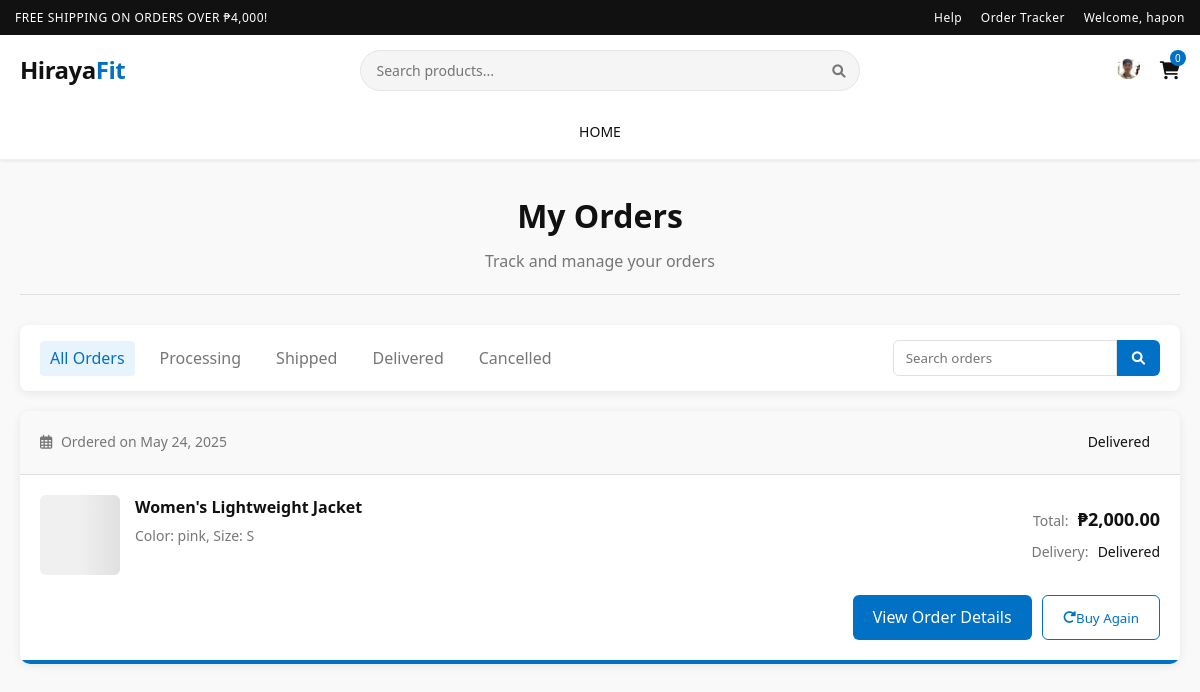
Screenshot of /orders.php (signed in) with the database file from the repository.
### tables this page shows
CREATE TABLE `users` (
  `id` int(11) NOT NULL,
  `fullname` varchar(100) NOT NULL,
  `email` varchar(100) NOT NULL,
  `username` varchar(50) NOT NULL,
  `password` varchar(255) NOT NULL,
  `address` text DEFAULT NULL,
  `phone` varchar(20) DEFAULT NULL,
  `profile_image` varchar(255) DEFAULT NULL,
  `is_active` tinyint(1) DEFAULT 0,
  `remember_token` varchar(64) DEFAULT NULL,
  `last_login` timestamp NULL DEFAULT NULL,
  `otp_code` varchar(6) DEFAULT NULL,
  `otp_purpose` enum('PASSWORD_RESET','EMAIL_VERIFICATION','LOGIN') DEFAULT NULL,
  `otp_created_at` timestamp NULL DEFAULT NULL,
  `otp_expires_at` timestamp NULL DEFAULT NULL,
  `otp_is_used` tinyint(1) DEFAULT 0,
  `created_at` timestamp NOT NULL DEFAULT current_timestamp(),
  `updated_at` timestamp NOT NULL DEFAULT current_timestamp() ON UPDATE current_timestamp()
);

### orders.php (the view, shortened to what this page needs)
<?php
include 'db_connect.php';
$loggedIn = isset($_SESSION['user_id']);
$user = null;
$stmt = $conn->prepare("SELECT id, fullname, username, email, address, phone, profile_image FROM users WHERE id = ?");
$stmt->bind_param("i", $_SESSION['user_id']);
$stmt->execute();
$result = $stmt->get_result();
if ($result->num_rows > 0) {
    $user = $result->fetch_assoc();
}
function loadUserTransactions($userId) {
    $transactions = [];
    if (file_exists('transaction.xml')) {
        $xml = simplexml_load_file('transaction.xml');
        foreach ($xml->transaction as $transaction) {
            if ((int) $transaction->user_id == $userId) {
                $transactions[] = [
                    'transaction_id' => (string) $transaction->transaction_id,
                    'transaction_date' => (string) $transaction->transaction_date,
                    'status' => (string) $transaction->status,
                    'subtotal' => (float) $transaction->subtotal,
                    'shipping_fee' => (float) $transaction->shipping_fee,
                    'total_amount' => (float) $transaction->total_amount,
                    'payment_method' => isset($transaction->payment_method) ? (string) $transaction->payment_method : '',
                    'shipping_info' => isset($transaction->shipping_info) ? parseShippingInfo($transaction->shipping_info) : null,
                    'items' => parseTransactionItems($transaction->items),
                    'item_count' => count($transaction->items->item)
                ];
            }
        }
        usort($transactions, function($a, $b) {
            return strtotime($b['transaction_date']) - strtotime($a['transaction_date']);
        });
    }
    return $transactions;
}
function parseShippingInfo($shippingNode) {
    return [
        'fullname' => (string) $shippingNode->fullname,
        'email' => (string) $shippingNode->email,
        'phone' => (string) $shippingNode->phone,
        'address' => (string) $shippingNode->address,
        'city' => (string) $shippingNode->city,
        'postal_code' => (string) $shippingNode->postal_code,
        'notes' => (string) $shippingNode->notes
    ];
}
function parseTransactionItems($itemsNode) {
    $items = [];
    foreach ($itemsNode->item as $item) {
        $items[] = [
            'product_id' => (string) $item->product_id,
            'product_name' => (string) $item->product_name,
            'price' => (float) $item->price,
            'quantity' => (int) $item->quantity,
            'color' => (string) $item->color,
            'size' => (string) $item->size,
            'subtotal' => (float) $item->subtotal
        ];
    }
    return $items;
}
function formatOrderStatus($status) {
    switch ($status) {
        case 'delivered':
            return '<span class="status-badge delivered">Delivered</span>';
    }
}
$transactions = loadUserTransactions($_SESSION['user_id']);
$viewingOrder = false;
$currentOrder = null;
function getExpectedDelivery($status, $orderDate) {
    switch ($status) {
        case 'delivered':
            return 'Delivered';
    }
}
function getProgressValue($status) {
    switch ($status) {
        case 'delivered':
            return 100;
    }
}
?>
<!DOCTYPE html>
<html lang="en">
<head>
    <link href="https://cdnjs.cloudflare.com/ajax/libs/font-awesome/6.0.0-beta3/css/all.min.css" rel="stylesheet">
    <link rel="stylesheet" href="style/usershop.css">
    <link rel="stylesheet" href="style/orders.css">
</head>
<body>
    <div class="top-bar">
        <div class="container">
            <div>FREE SHIPPING ON ORDERS OVER ₱4,000!</div>
            <div>
                <a href="#">Help</a>
                <a href="#">Order Tracker</a>
                <?php if (!$loggedIn): ?>
                    <a href="login.php">Sign In</a>
                    <a href="register.php">Register</a>
                <?php else: ?>
                    <a href="#">Welcome, <?php echo $user['username']; ?></a>
                <?php endif; ?>
            </div>
        </div>
    </div>
    <header class="header">
        <div class="container">
            <div class="navbar">
                <a href="index.php" class="logo">Hiraya<span>Fit</span></a>
                <div class="search-bar">
                    <input type="text" id="searchInput" placeholder="Search products...">
                    <button onclick="searchProducts()"><i class="fas fa-search"></i></button>
                </div>
                <div class="nav-icons">
                    <?php if ($loggedIn): ?>
                        <div class="account-dropdown" id="accountDropdown">
                            <a href="#" id="accountBtn">
                                <?php if (!empty($user['profile_image'])): ?>
                                    <img src="uploads/profiles/<?php echo $user['profile_image']; ?>" alt="Profile"
                                        class="mini-avatar">
                                <?php else: ?>
                                    <i class="fas fa-user-circle"></i>
                                <?php endif; ?>
                            </a>
                        </div>
                    <?php else: ?>
                        <a href="login.php"><i class="fas fa-user-circle"></i></a>
                    <?php endif; ?>
                    <a href="cart.php" id="cartBtn">
                        <i class="fas fa-shopping-cart"></i>
                        <span class="cart-count" id="cartCount">
                            <?php echo isset($_SESSION['cart_count']) ? $_SESSION['cart_count'] : 0; ?>
                        </span>
                    </a>
                </div>
            </div>
        </div>
        <nav class="main-nav" id="mainNav">
            <a   href="usershop.php">HOME</a>
        </nav>
    </header>
    <section class="orders-section">
        <div class="container">
            <div class="page-header">
                <h1>My Orders</h1>
                <p>Track and manage your orders</p>
            </div>
            <?php if (empty($transactions)): ?>
                <div class="no-orders">
                    <div class="no-orders-icon">
                        <i class="fas fa-shopping-bag"></i>
                    </div>
                    <h2>No Orders Yet</h2>
                    <p>You haven't placed any orders yet. Start shopping to see your orders here!</p>
                    <a   href="usershop.php" class="btn-start-shopping">Start Shopping</a>
                </div>
            <?php else: ?>
                <div class="orders-filter">
                    <div class="filter-options">
                        <a href="?filter=all" class="<?php echo (!isset($_GET['filter']) || $_GET['filter'] == 'all') ? 'active' : ''; ?>">All Orders</a>
                        <a href="?filter=processing" class="<?php echo (isset($_GET['filter']) && $_GET['filter'] == 'processing') ? 'active' : ''; ?>">Processing</a>
                        <a href="?filter=shipped" class="<?php echo (isset($_GET['filter']) && $_GET['filter'] == 'shipped') ? 'active' : ''; ?>">Shipped</a>
                        <a href="?filter=delivered" class="<?php echo (isset($_GET['filter']) && $_GET['filter'] == 'delivered') ? 'active' : ''; ?>">Delivered</a>
                        <a href="?filter=cancelled" class="<?php echo (isset($_GET['filter']) && $_GET['filter'] == 'cancelled') ? 'active' : ''; ?>">Cancelled</a>
                    </div>
                    <div class="search-orders">
                        <input type="text" placeholder="Search orders" id="orderSearchInput">
                        <button id="orderSearchBtn"><i class="fas fa-search"></i></button>
                    </div>
                </div>
                <div class="orders-list">
                    <?php
                    $filteredTransactions = $transactions;
                    if (empty($filteredTransactions)):
                    ?>
                        <div class="no-filtered-orders">
                            <p>No orders found with the selected filter. <a href="?filter=all">View all orders</a></p>
                        </div>
                    <?php else: ?>
                        <?php foreach ($filteredTransactions as $transaction): ?>
                            <div class="order-card" data-order-id="<?php echo $transaction['transaction_id']; ?>">
                                <div class="order-header">
                                    <div class="order-date">
                                        <span><i class="far fa-calendar-alt"></i> Ordered on <?php echo date('F d, Y', strtotime($transaction['transaction_date'])); ?></span>
                                    </div>
                                    <div class="order-status">
                                        <?php echo formatOrderStatus($transaction['status']); ?>
                                    </div>
                                </div>
                                <div class="order-content">
                                    <div class="order-products">
                                        <?php
                                        $firstItem = $transaction['items'][0];
                                        ?>
                                        <div class="product-thumbnail placeholder"></div>
                                        <div class="product-details">
                                            <h3><?php echo htmlspecialchars($firstItem['product_name']); ?></h3>
                                            <p>Color: <?php echo htmlspecialchars($firstItem['color']); ?>, Size: <?php echo htmlspecialchars($firstItem['size']); ?></p>
                                        </div>
                                    </div>
                                    <div class="order-summary-info">
                                        <div class="order-amount">
                                            <span class="label">Total:</span>
                                            <span class="amount">₱<?php echo number_format($transaction['total_amount'], 2); ?></span>
                                        </div>
                                        <div class="order-delivery">
                                            <span class="label">Delivery:</span>
                                            <span class="delivery-date"><?php echo getExpectedDelivery($transaction['status'], $transaction['transaction_date']); ?></span>
                                        </div>
                                    </div>
                                </div>
                                <div class="order-actions">
                                    <a href="orders.php?order_id=<?php echo $transaction['transaction_id']; ?>" class="btn-view-order">View Order Details</a>
                                    <?php if ($transaction['status'] == 'delivered'): ?>
                                        <button class="btn-buy-again"><i class="fas fa-redo-alt"></i> Buy Again</button>
                                    <?php endif; ?>
                                </div>
                                <div class="order-progress-bar">
                                    <div class="progress" style="width: <?php echo getProgressValue($transaction['status']); ?>%"></div>
                                </div>
                            </div>
                        <?php endforeach; ?>
                    <?php endif; ?>
                </div>
            <?php endif; ?>
        </div>
    </section>
</body>
</html>

### style/usershop.css (style rules this page uses)
:root { --primary: #111111; --secondary: #0071c5; --accent: #e5e5e5; --light: #ffffff; --dark: #111111; --grey: #767676; --light-grey: #f5f5f5; --border-color: #e0e0e0; }
* { margin: 0; padding: 0; box-sizing: border-box; font-family: 'Segoe UI', Tahoma, Geneva, Verdana, sans-serif; }
body { background-color: var(--light); }
.top-bar { background-color: var(--primary); color: white; padding: 8px 0; text-align: center; font-size: 12px; letter-spacing: 0.5px; }
.top-bar .container { display: flex; justify-content: space-between; align-items: center; max-width: 1200px; margin: 0 auto; padding: 0 15px; }
.top-bar a { color: white; text-decoration: none; margin-left: 15px; }
.header { background-color: white; box-shadow: 0 1px 3px rgba(0, 0, 0, 0.08); position: sticky; top: 0; z-index: 100; }
.container { max-width: 1200px; margin: 0 auto; padding: 0 15px; }
.navbar { display: flex; justify-content: space-between; align-items: center; padding: 15px 0; }
.logo { font-size: 24px; font-weight: 700; color: var(--primary); text-decoration: none; letter-spacing: -0.5px; }
.logo span { color: var(--secondary); }
.search-bar { flex-grow: 1; max-width: 500px; margin: 0 30px; position: relative; }
.search-bar input { width: 100%; padding: 10px 40px 10px 15px; border: 1px solid #e5e5e5; border-radius: 25px; background-color: #f5f5f5; font-size: 14px; }
.search-bar button { position: absolute; right: 15px; top: 50%; transform: translateY(-50%); background: none; border: none; cursor: pointer; color: var(--grey); }
.nav-icons { display: flex; align-items: center; }
.nav-icons a { margin-left: 20px; font-size: 18px; color: var(--dark); text-decoration: none; position: relative; }
.cart-count { position: absolute; top: -6px; right: -6px; background-color: var(--secondary); color: white; border-radius: 50%; width: 16px; height: 16px; font-size: 10px; display: flex; justify-content: center; align-items: center; }
.account-dropdown { position: relative; display: inline-block; }
.mini-avatar { width: 24px; height: 24px; border-radius: 50%; object-fit: cover; }
.main-nav { display: flex; justify-content: center; background-color: var(--light); border-bottom: 1px solid #f0f0f0; position: relative; }
.main-nav a { padding: 15px 20px; text-decoration: none; color: var(--dark); font-weight: 500; font-size: 14px; transition: all 0.2s ease; position: relative; }
.main-nav a:after { content: ''; position: absolute; width: 0; height: 2px; background: var(--secondary); left: 50%; bottom: 10px; transition: all 0.2s ease; transform: translateX(-50%); }
:root { --primary: #111111; --secondary: #0071c5; --accent: #e5e5e5; --light: #ffffff; --dark: #111111; --grey: #767676; --sale-color: #0071c5; --price-color: #e63946; }

### rows the page displays
users: username "hapon", profile_image (picture)

### other values shown
date('F d, Y', strtotime($transaction['transaction_date'])) "May 24, 2025"
$firstItem['product_name'] "Women's Lightweight Jacket"
$firstItem['color'] "pink"
$firstItem['size'] "S"
$transaction['total_amount'] "2,000.00"
